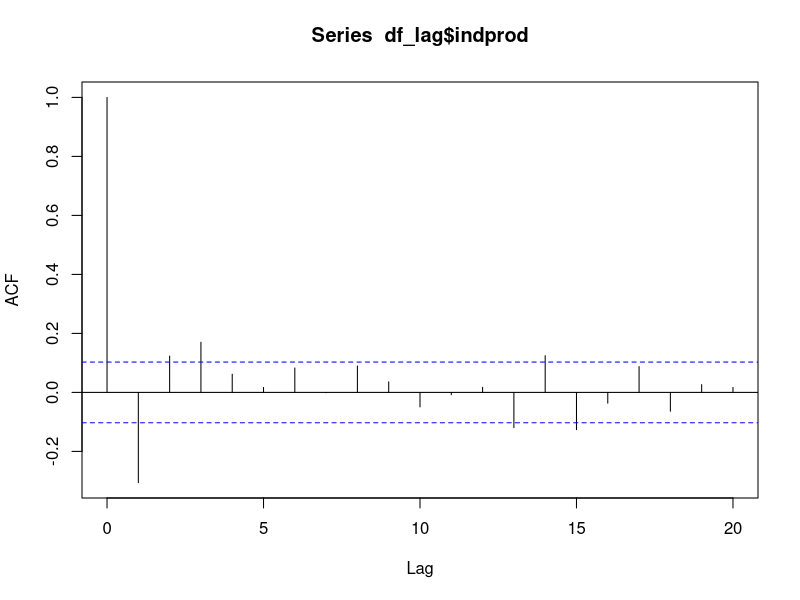
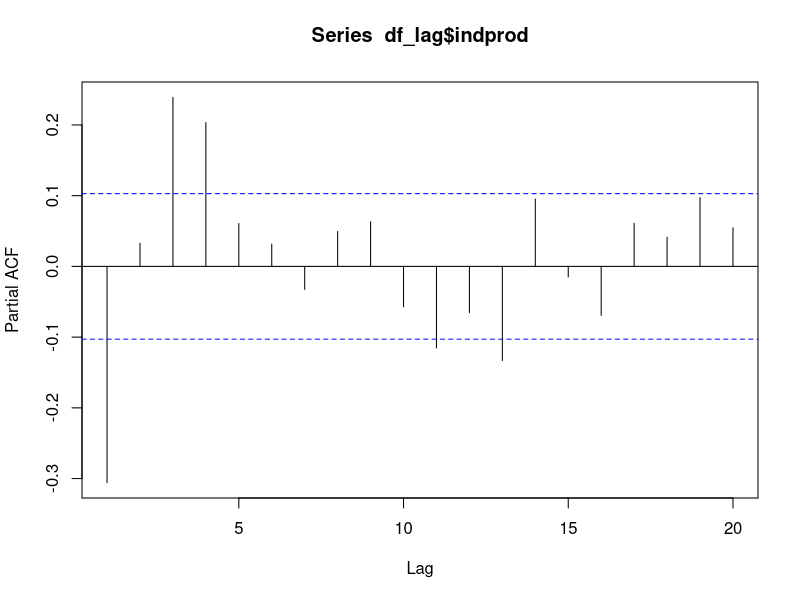
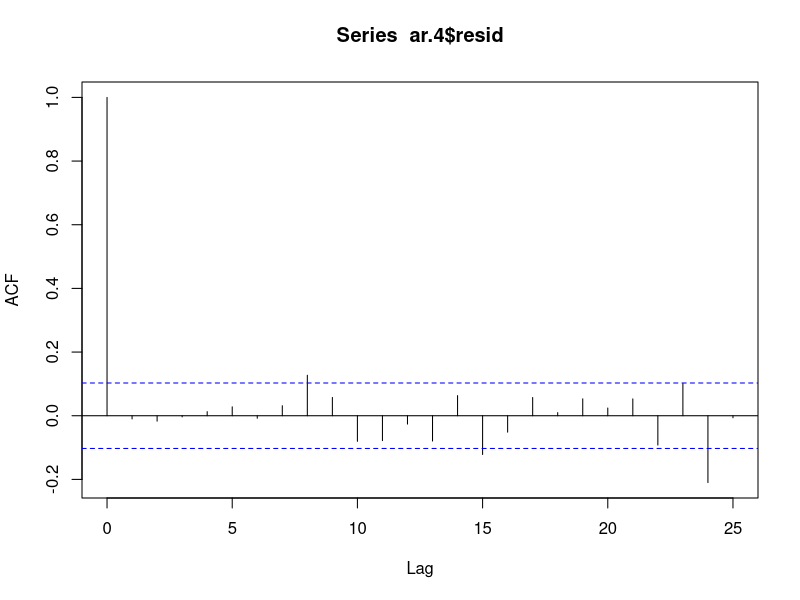
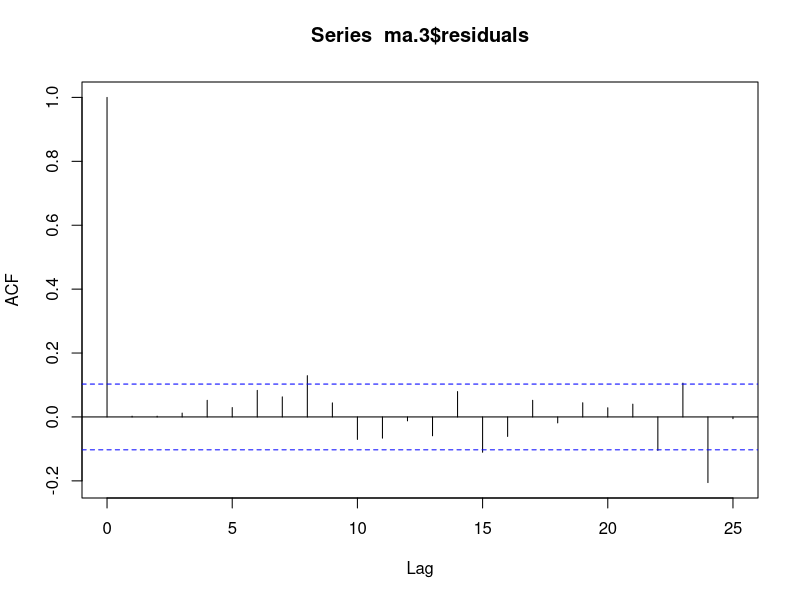
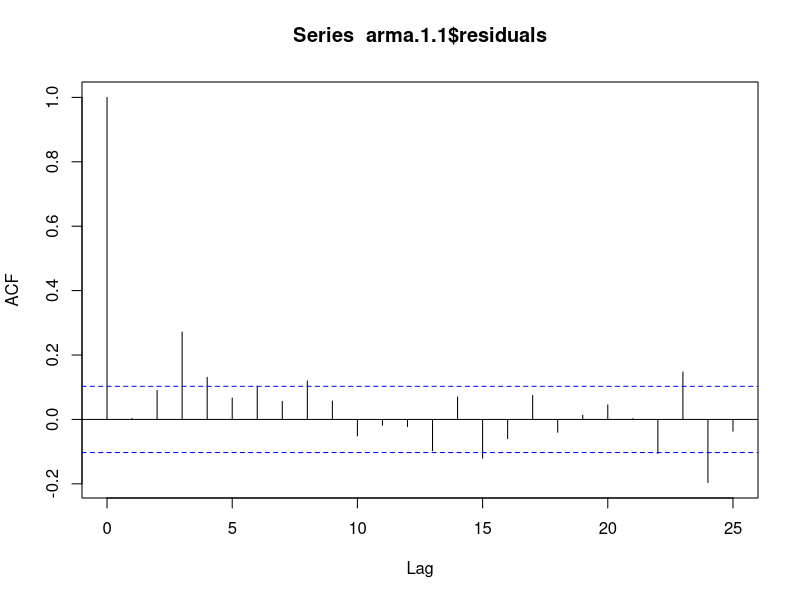
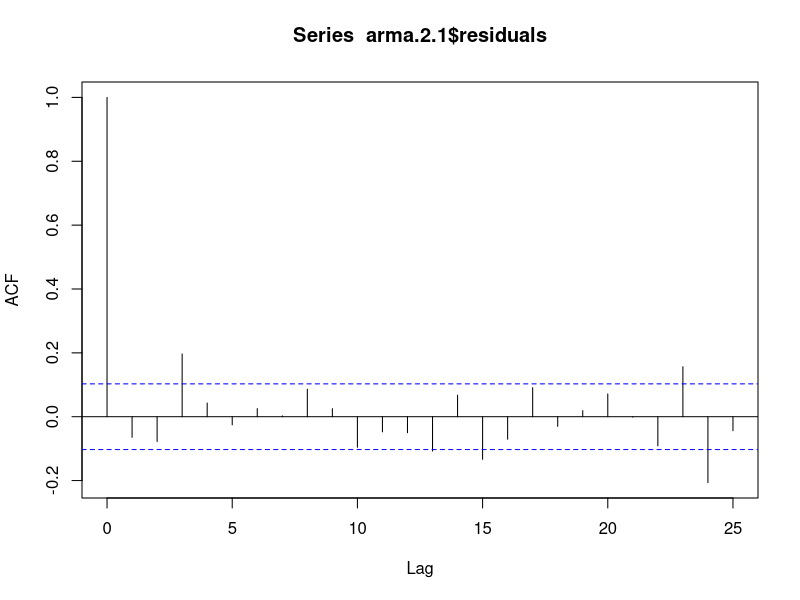
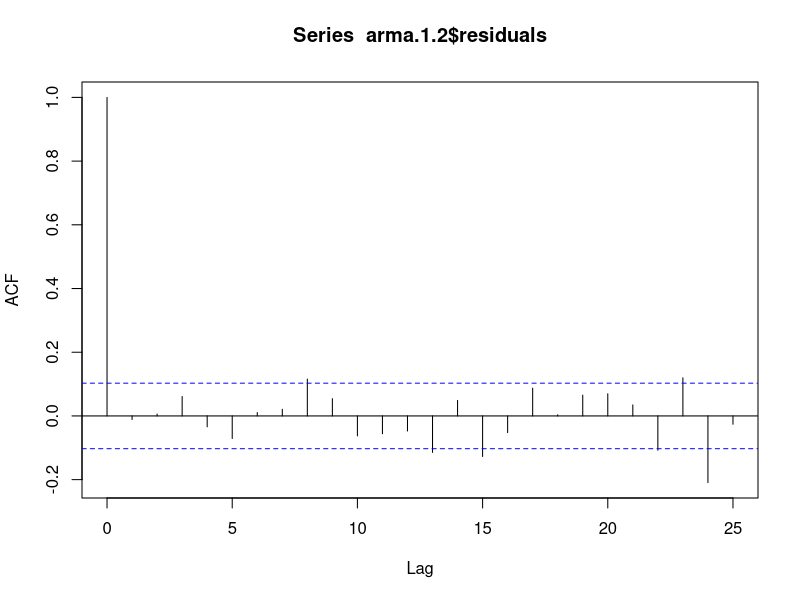
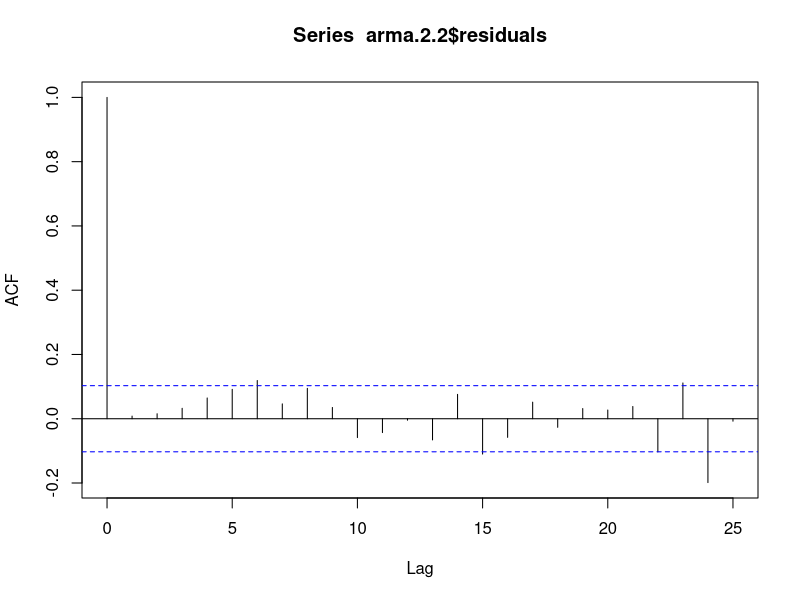

Reproduce these figures in R, in order.
## ---- chunk 1
require(tidyverse)
require(openxlsx)
require(forecast)

## ---- chunk 2

df = read.xlsx("economicdata.xlsx")
df$date = as.Date(df$date, origin = "1899-12-30")
df

## ---- chunk 3

df_lag = df %>%
        select(date, topix, exrate, indprod) %>%
        mutate(topix = log10(topix), exrate = log10(exrate), indprod = log10(indprod)) %>%
        mutate(topix = topix - lag(topix), exrate = exrate - lag(exrate), indprod = indprod-lag(indprod)) %>%
        na.omit()
acf(df_lag$indprod, lag.max = 20)

## ---- chunk 4
?acf
pacf(df_lag$indprod, lag.max = 20)


## ---- chunk 5
ar.4 = Arima(df_lag$indprod, order = c(4,0,0))
ar.4

acf(ar.4$resid, na.action = na.pass)
## ---- chunk 6

l = list()
for(i in 1:10){
        test = Box.test(ar.4$residuals,i, type = "L")
        d = c(i, test$p.value)
        l[[i]] = d
}
data.frame(matrix(unlist(l), ncol = 2, byrow = T))

## ---- chunk 7
ma.3 = auto.arima(df_lag$indprod, max.p = 0, stationary = TRUE, seasonal = F)
ma.3$aic
acf(ma.3$residuals, na.action = na.pass)

ma.3
## ---- chunk 8
arma.1.1 = Arima(df_lag$indprod, order = c(1,0,1))
arma.1.1
acf(arma.1.1$residuals)
## ---- chunk 9
arma.2.1 = Arima(df_lag$indprod, order = c(2,0,1))
arma.2.1
acf(arma.2.1$residuals)
## ---- chunk 10

arma.1.2 = Arima(df_lag$indprod, order = c(1,0,2))
arma.1.2
acf(arma.1.2$residuals)
## ---- chunk 11

l = list()
for(i in 1:10){
        test = Box.test(arma.1.2$residuals,i, type = "L")
        d = c(i, test$p.value)
        l[[i]] = d
}
data.frame(matrix(unlist(l), ncol = 2, byrow = T))

## ---- chunk 12
l = list()


## ---- chunk 13
arma.2.2 = Arima(df_lag$indprod, order = c(2,0,2))
arma.2.2$aic
acf(arma.2.2$residuals)
## ---- chunk 14
Box.test(df_lag$indprod, lag = 2, type = "L")
## ---- chunk 15
df = read.xlsx("arma.xlsx")
df = df %>%
        mutate(row_number = row_number())

df
## ---- chunk 16
ggplot(df, aes(x = row_number)) + 
        geom_line(aes(y = y1), color = "blue") + 
        geom_line(aes(y = y2), color = "red") + 
        geom_line(aes(y = y3), color = "green")

## ---- chunk 17
acf(df$y1, lag.max = 20)

## ---- chunk 18
pacf(df$y1, lag.max = 20)
## ---- chunk 19
# ar2
fit = Arima(df$y1, order = c(2,0,0))
fit
acf(fit$residuals)
## ---- chunk 20
# as a for loop
l = list()
for(i in 0:9){
        fit = Arima(df$y1, order = c(2,0,i))
        d = c(i, fit$aic, fit$bic)
        l[[i+1]] = d
}
d = data.frame(matrix(unlist(l), ncol = 3, byrow = T))
colnames(d) = c("i", "aic", "bic")
d

## ---- chunk 21
aic.model = Arima(df$y1, order = c(2,0,1))
resid = aic.model$residuals
acf(resid)

# kaban


l = list()
for(i in 1:10){
        test = Box.test(aic.model$residuals,i, type = "L")
        d = c(i, test$p.value)
        l[[i]] = d
}
data.frame(matrix(unlist(l), ncol = 2, byrow = T))

## ---- chunk 22

bic.model = Arima(df$y1, order = c(2,0,0))
resid = bic.model$residuals
acf(resid)

# kaban


l = list()
for(i in 1:10){
        test = Box.test(bic.model$residuals,i, type = "L")
        d = c(i, test$p.value)
        l[[i]] = d
}
data.frame(matrix(unlist(l), ncol = 2, byrow = T))
